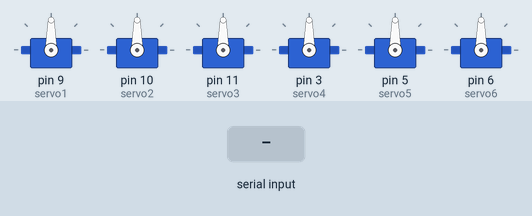
This sketch was run on a simulated Arduino Uno, built with avr-gcc and run on an emulated ATmega328P. Parts: 6 × servo. The test bench sets the inputs (shaded band).

Above: at 1.2 s.
1.3 s: byte 6 (6) received over Serial
At 2.1 s:
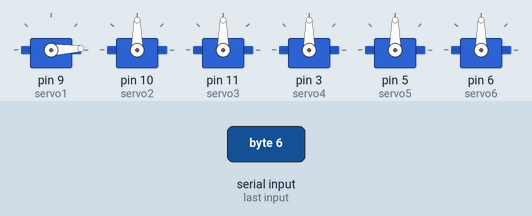
At 7.2 s:
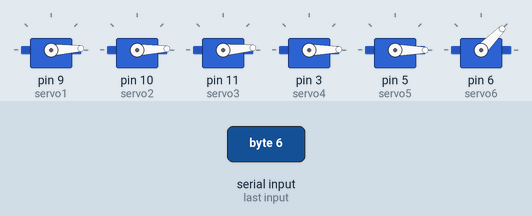
Timing chart, 0 to 13.3 s (numbered marks = the images above; inputs shaded):
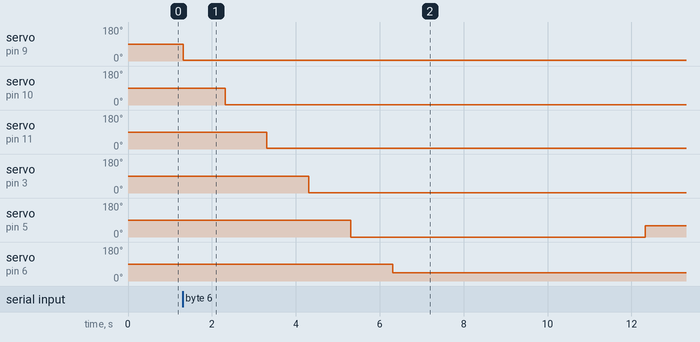

The sketch:

Robot_final.ino
```cpp
#include <Servo.h>
int inByte =0,b=1, b1=2, b2=3, c=4, m=5,p=6;
int pos1[] = {b, b1, b2, c, m,p};
int pos2[] = {b, b1, b2, c, m,p};
Servo servo1;
Servo servo2;
Servo servo3;
Servo servo4;
Servo servo5;
Servo servo6;


void setup()
{
 Serial.begin(9600);//Configuracion velocidad
 servo1.attach(9);//Motor base 1 angulo 130
 servo2.attach(10); //Motor Base 2 angulo 50
 servo3.attach(11);//Motor 3 codo
 servo4.attach(3);//Motor Base giratoria
 servo5.attach(5);//Motor muñeca
 servo6.attach(6);//Pinza

}

void loop()
{
  //servo1.write(90);
  //servo2.write(90);
  servo3.write(90);
  //servo4.write(90);
  //servo5.write(90);
  //servo6.write(90);
  delay(15);

}
void serialEvent() {
  while (Serial.available()>0) {
   inByte = Serial.read();
   if(inByte == 1)
   {
    servo1.write(130);
    servo2.write(50);
    servo3.write(90);
    servo4.write(90);
    servo5.write(90);
    servo6.write(60);
    delay(15);
   }
   if(inByte == 3)//Posicion 1
   {
    for(int i=0;i<6;i++)
    {
     inByte = Serial.read();
     pos1[i]=inByte;//Almacena datos de la posicon 1, ya sea de la aplicacion o de los motores
     delay(200);
     Serial.print(1);//Imprime en consola,(solamente para propositos de verificacion, se puede omitir)

    }
   }
   if(inByte == 4)//Posicion 2
   {
    for(int i=0;i<6;i++)
    {
     inByte = Serial.read();
     pos2[i]=inByte;//Almacena datos de la posicon 2, ya sea de la aplicacion o de los motores
     delay(200);
     Serial.print(1);//Imprime en consola,(solamente para propositos de verificacion, se puede omitir)

    }
   }
   if(inByte == 6)//Posicion 2
   {
    while(true)
   {
    servo1.write(pos1[2]);
    delay(1000);
    servo2.write(pos1[1]);
    delay(1000);
    servo3.write(pos1[3]);
    delay(1000);
    servo4.write(pos1[0]);
    delay(1000);
    servo5.write(0);
    delay(1000);
    servo6.write(45);
    delay(15);
    delay(2000);
    servo1.write(pos2[2]);
    delay(1000);
    servo2.write(pos2[1]);
    delay(1000);
    servo3.write(pos2[3]);
    delay(1000);
    servo4.write(pos2[0]);
    delay(1000);
    servo5.write(60);
    delay(1000);
    servo6.write(45);
    delay(15);
   }
   }
   if(inByte == 7)
   {
    servo1.write(90);
    servo2.write(90);
    servo3.write(90);
    servo4.write(90);
    servo5.write(90);
    servo6.write(0);
    delay(15);
   }
 }
}
```

Measured:
- after the input at 1.3 s, servo on pin 9 (servo1): 90° → 3° at once; servo on pin 10 (servo2): 90° → 2° after 1.0 s; servo on pin 11 (servo3): 90° → 4° after 2.0 s; servo on pin 3 (servo4): 90° → 1° after 3.0 s; servo on pin 5 (servo5): 90° → 0° after 4.0 s, → 60° 7.0 s later
